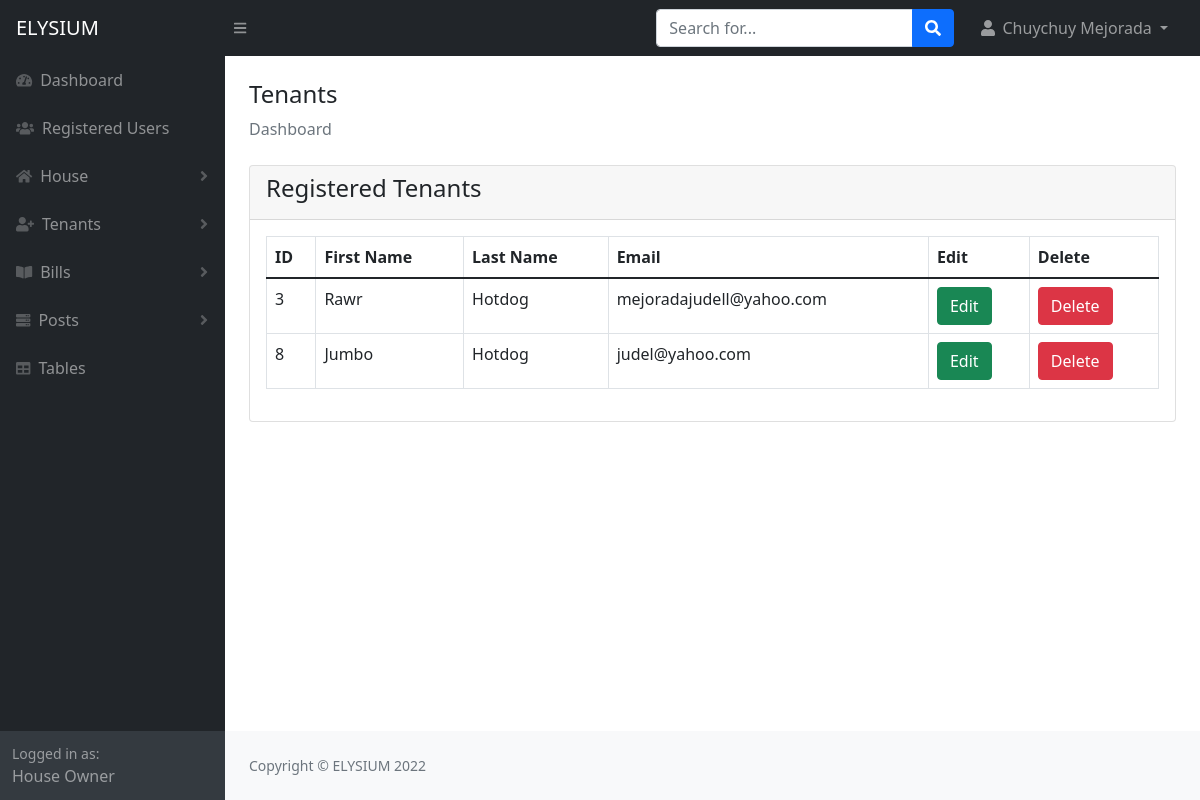
Before: /admin/view-tenants.php (signed in) with the older database file.
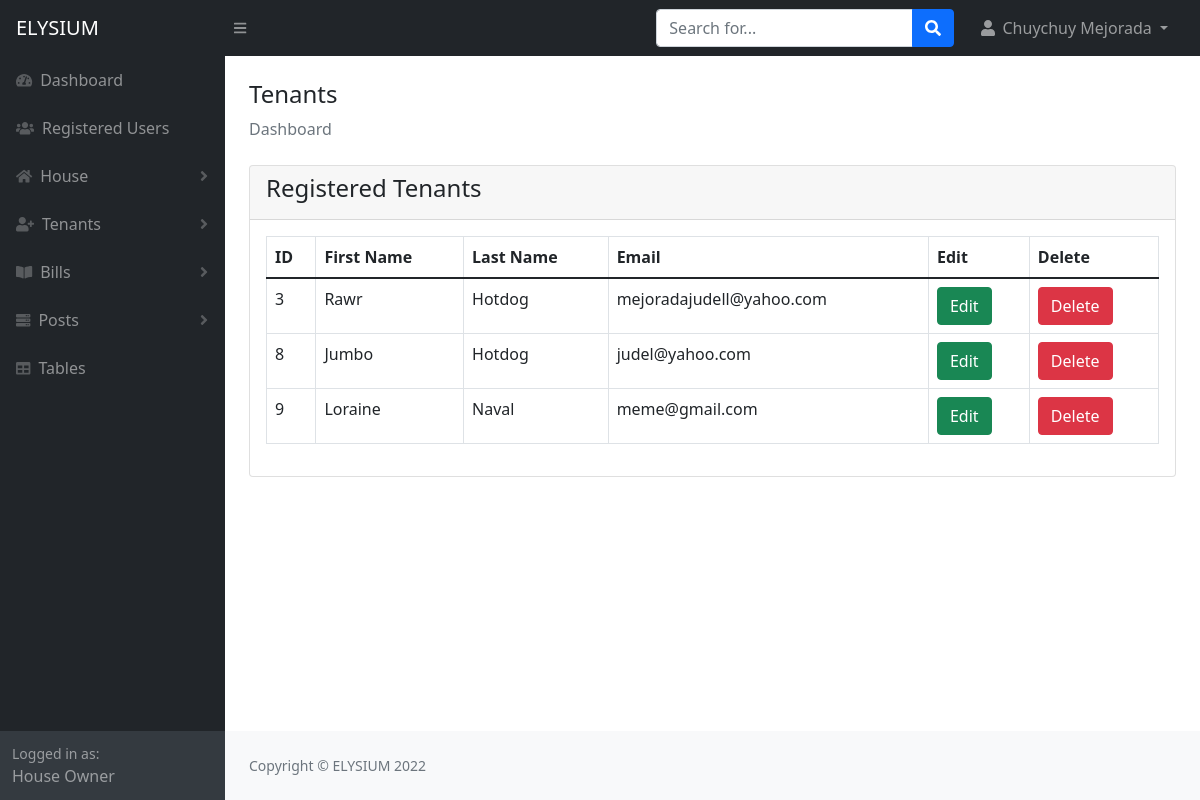
After: the same page with the newer database file.
### tables this page shows
CREATE TABLE `users` (
  `id` int(11) NOT NULL,
  `fname` varchar(191) NOT NULL,
  `lname` varchar(191) NOT NULL,
  `email` varchar(191) NOT NULL,
  `phone` varchar(15) DEFAULT NULL,
  `password` varchar(191) NOT NULL,
  `role_as` tinyint(4) NOT NULL DEFAULT 0,
  `status` tinyint(1) NOT NULL DEFAULT 0,
  `created_at` timestamp NOT NULL DEFAULT current_timestamp()
);

### admin/view-tenants.php (the view, shortened to what this page needs)
<?php
include("authentication.php");
include("includes/header.php");
?>
<div class="container-fluid px-4">
    <h4 class="mt-4">Tenants</h4>
    <ol class="breadcrumb mb-4">
        <li class="breadcrumb-item active">Dashboard</li>
    </ol>
    <div class="row">
        <div class="col-md-12">
            <div class="card">
                <div class="card-header">
                    <h4>Registered Tenants</h4>
                </div>
                <div class="card-body">
                    <table class="table table-bordered">
                        <thread>
                            <tr>
                                <th>ID</th>
                                <th>First Name</th>
                                <th>Last Name</th>
                                <th>Email</th>
                                <th>Edit</th>
                                <th>Delete</th>
                            </tr>
                        </thread>
                        <tbody>
                            <?php
                            $query = "SELECT * FROM users";
                            $query_run = mysqli_query($con, $query);
                            if(mysqli_num_rows($query_run) > 0)
                            {
                                foreach($query_run as $row)
                                {
                                    if($row['role_as'] == '0')
                                    {
                                        ?>
                                        <tr>
                                            <td><?= $row['id']; ?></td>
                                            <td><?= $row['fname']; ?></td>
                                            <td><?= $row['lname']; ?></td>
                                            <td><?= $row['email']; ?></td>
                                            <td><a href="edit-register.php" class="btn btn-success">Edit</a></td>
                                            <td><button type="button" class="btn btn-danger">Delete</button></td>
                                        </tr>
                                        <?php
                                    }
                                }
                            }
                            else
                            {
                            ?>
                                <tr>
                                    <td colspan="6">No Record Found</td>
                                </tr>
                            <?php
                            }
                            ?>
                        </tbody>
                    </table>
                </div>
            </div>
        </div>
    </div>
</div>
<?php
include("includes/footer.php");
include("includes/scripts.php");
?>

Changed rows visible on the page:
added users: id "9", fname "Loraine", lname "Naval", email "meme@gmail.com"
